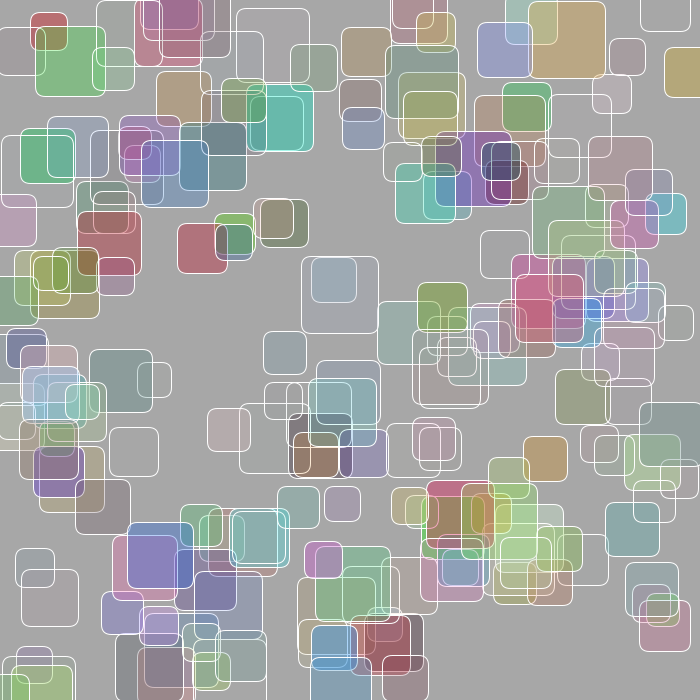
Frame 1 (no input)
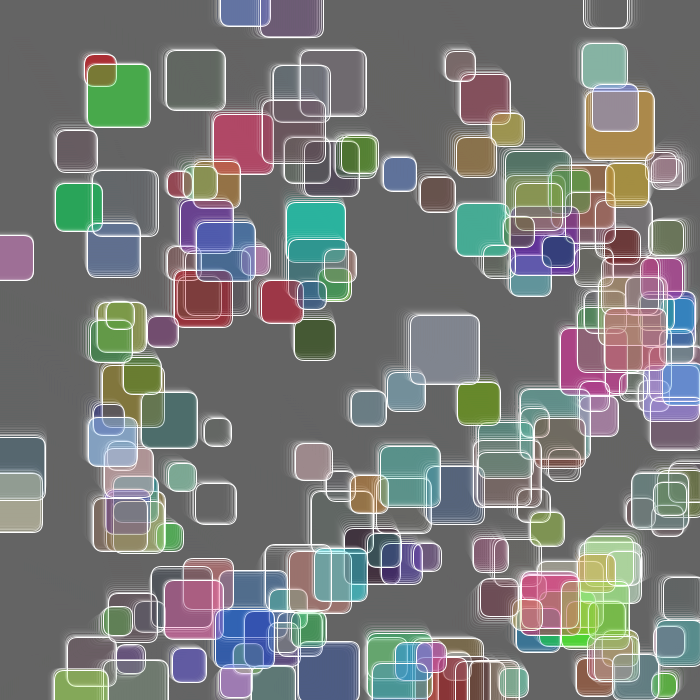
Frame 60 (the mouse pressed at the canvas centre just before this capture)
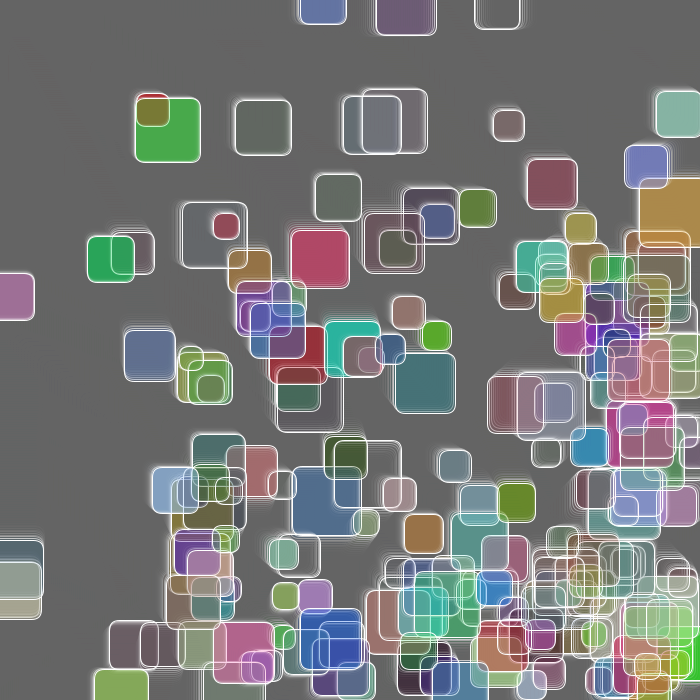
Frame 120 (the mouse held since frame 60 and released just before this capture)

The Processing sketch that drew these frames (run headless with seeded random() and noise(); from frame 60 on, the mouse is pressed at the canvas centre):

// Processing sketch: processing_77624
// ── processing_77624.pde

//homework 11
//Sharon Rubin
//srrubin@andrew.cmu.edu
//copyright © Sharon Rubin October 2012 Pittsburgh PA 15213 All Rights Reserved

final int amount=200;
float[] xpos;
float[] ypos;
float[] squareSize;
float[] xspeed;
float[] yspeed;
float[] t;
float[] tdelta;
color[] col;

float noiseScale;


void setup() {
  size(700, 700);
  smooth();
  noiseScale = width/15;

  xpos = new float[amount];
  ypos = new float[amount];
  squareSize = new float[amount];
  xspeed = new float[amount];
  yspeed = new float[amount];
  t = new float[amount];
  tdelta = new float[amount];
  col = new color[amount];

  initializeFloatArray(xpos, 0, width);
  initializeFloatArray(ypos, 0, width);
  initializeFloatArray(xspeed, .5, 2);
  initializeFloatArray(yspeed, .5, 2);
  initializeFloatArray(squareSize, 5, 50);
  initializeFloatArray(t, .001, .005);
  initializeFloatArray(tdelta, .005, .01);
  initializeColorArray();
}

void draw() {
  drawBackground();
  drawSquares();
  moveSquares();
}


void initializeFloatArray(float[] anyArray, float low, float high) {
  for (int i=0;i<anyArray.length;i++) {
    anyArray[i]=(random(low, high));
  }
}

void initializeColorArray() {
  for (int i=0;i<col.length;i++) {
    col[i] = color(int(random(255)), 
    int(random(255)), 
    int(random(255)), 
    random(100));
  }
}

void initializeSpeedArray(float[] anyArray) {
  for (int i=0;i<anyArray.length;i++) {
    anyArray[i]=(random(.5, 2));
  }
}

void drawBackground() {
  noStroke();
  fill(100, 100, 100, 90);
  rectMode(CORNER);
  rect(0, 0, width, height);
}

void drawSquares() {
  for (int i=0;i<xpos.length;i++) {
    t[i] += tdelta[i];
    float noiseValue = noise(t[i]);
    fill(col[i]);
    stroke(255);
    rectMode(CENTER);
    rect(xpos[i], ypos[i], squareSize[i]+noise(t[i])*noiseScale, squareSize[i]+noise(t[i])*noiseScale, 10);
  }
}

void moveSquares() {
  for (int i=0;i<xpos.length;i++) {
    xpos[i]+=xspeed[i];
    ypos[i]+=yspeed[i];
    if ((xpos[i]-squareSize[i]/2<0) || (xpos[i]+squareSize[i]/2>width)) {
      xspeed[i] = -xspeed[i];
    } 
    if ((ypos[i]-squareSize[i]/2<0) || (ypos[i]+squareSize[i]/2>width)) {
      yspeed[i] = -yspeed[i];
    }
  }
}
